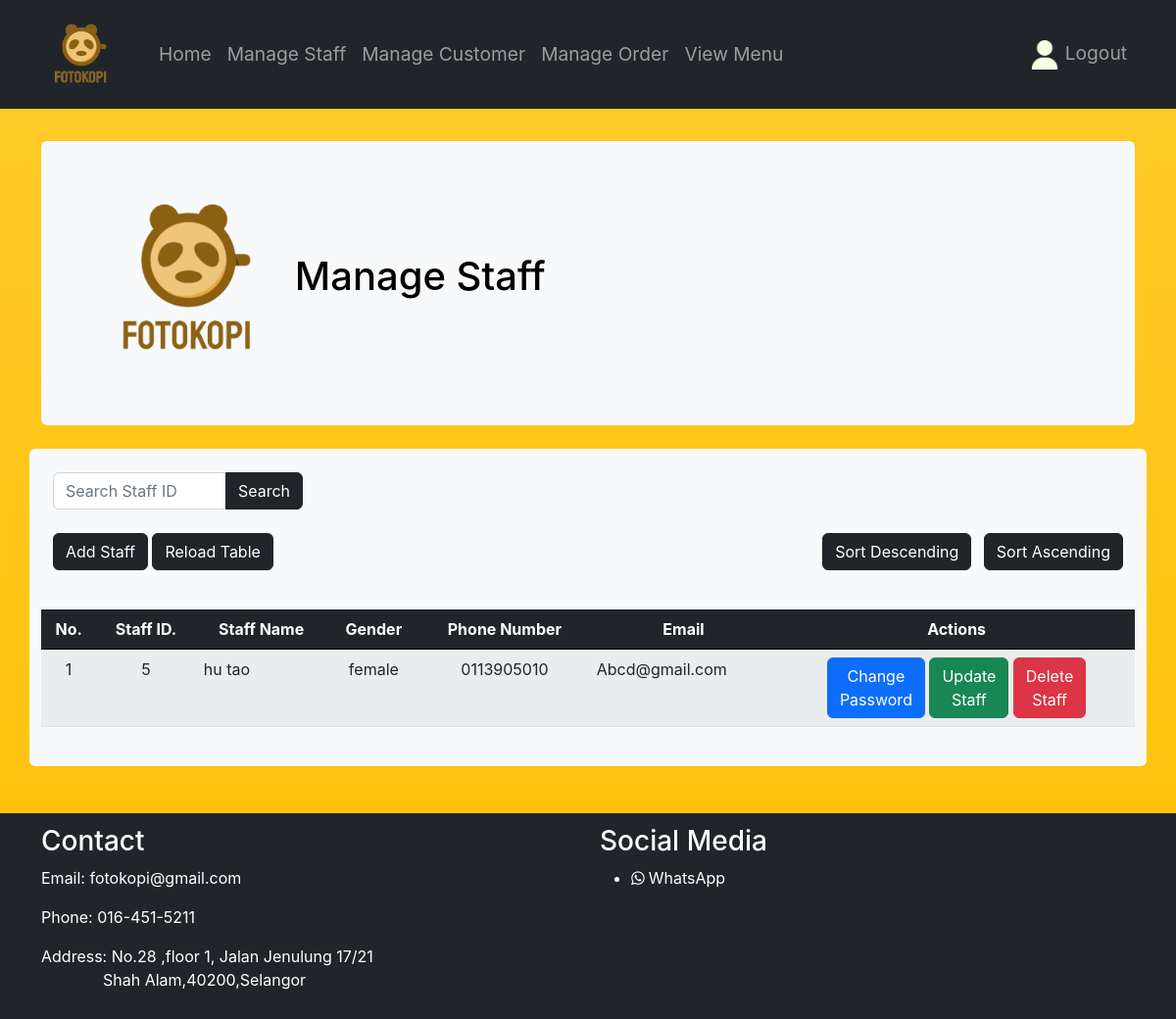
Page /Fotokopi/Staff_Page/manageStaff.php on the earlier database version.
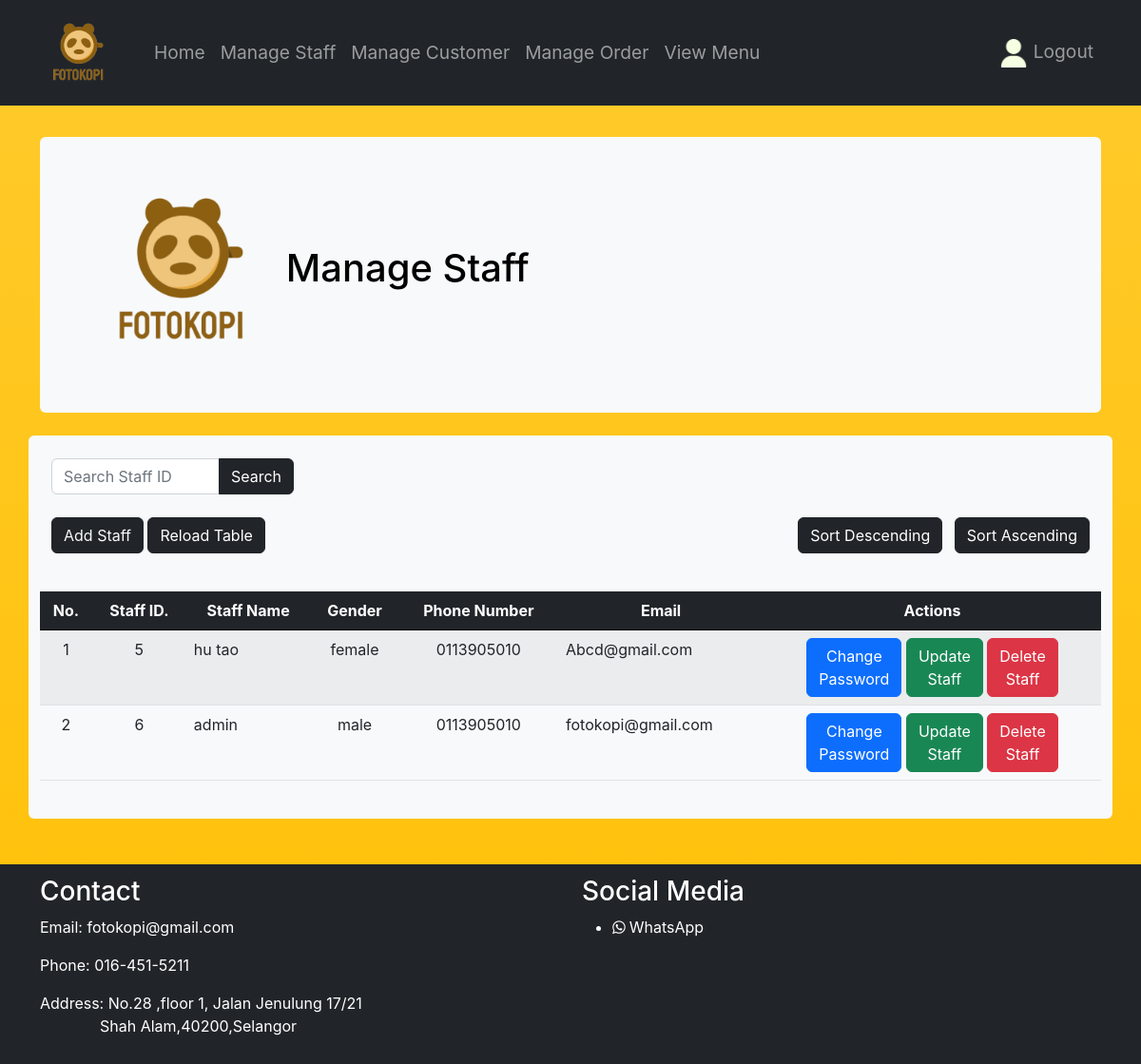
Same page on the later database version.
### tables this page shows
CREATE TABLE `staff` (
  `staffID` int(10) UNSIGNED NOT NULL,
  `staffName` varchar(100) NOT NULL,
  `staffGender` varchar(8) NOT NULL,
  `staffPhoneNum` varchar(20) NOT NULL,
  `staffEmail` varchar(255) NOT NULL,
  `staffPassword` varchar(255) NOT NULL
);

### Fotokopi/Staff_Page/manageStaff.php (the view, shortened to what the changed rows need)
<?php include('partials/menu.php');?>
    <div class="container mt-3">
        <div class="mt-4 p-5 bg-light text-bg-light rounded">
            <h1>
                <img src="../pic/Logo.png" alt="Company Logo" width="200px">
                Manage Staff
            </h1>
        </div>
    </div>
    <br>
    <div class="container bg-light rounded">
        <br>
        <br>
        <br>
        <table class="table table-striped">
            <thead class="table-dark">
                <tr>
                    <th class="text-center">No.</th>
                    <th class="text-center">Staff ID.</th>
                    <th class="text-center">Staff Name</th>
                    <th class="text-center">Gender</th>
                    <th class="text-center">Phone Number</th>
                    <th class="text-center">Email</th>
                    <th class="text-center">Actions</th>
                </tr>
            </thead>
            <tbody>
                <?php
                    if (isset($_POST['search'])) {
                        $searchStaffID = $_POST['staffID'];
                        $sql = "SELECT * FROM staff WHERE staffID = '$searchStaffID'";
                        $res = mysqli_query($conn, $sql);
                        if ($res == TRUE) {
                            $count = mysqli_num_rows($res);
                            $sn = 1;
                            if ($count > 0) {
                                while ($rows = mysqli_fetch_assoc($res)) {
                                    $id = $rows['staffID'];
                                    $staffName = $rows['staffName'];
                                    $gender = $rows['staffGender'];
                                    $phoneNum = $rows['staffPhoneNum'];
                                    $email = $rows['staffEmail'];
                                    ?>
                                    <tr>
                                        <td class="text-center"><?php echo $sn++; ?></td>
                                        <td class="text-center"><?php echo $id; ?></td>
                                        <td><?php echo $staffName; ?></td>
                                        <td class="text-center"><?php echo $gender; ?></td>
                                        <td class="text-center"><?php echo $phoneNum; ?></td>
                                        <td><?php echo $email; ?></td>
                                        <td class="text-center">
                                            <a href="<?php echo SITEURL;?>Staff_Page/changePasswordStaff.php?id=<?php echo $id;?>" class="btn btn-primary blueBtn">Change <br> Password</a>
                                            <a href="<?php echo SITEURL;?>Staff_Page/updateStaff.php?id=<?php echo $id;?>" class="btn btn-success greenBtn">Update <br> Staff</a>
                                            <a href="<?php echo SITEURL;?>Staff_Page/deleteStaff.php?id=<?php echo $id;?>" class="btn btn-danger redBtn">Delete <br> Staff</a>
                                        </td>
                                    </tr>
                                    <?php
                                }
                            } else {
                                echo "<tr><td colspan='6' class='text-center'>No staff found</td></tr>";
                            }
                        }
                    } else {
                        $sql = "SELECT * FROM staff";
                        $res = mysqli_query($conn, $sql);
                        if ($res == TRUE) {
                            $count = mysqli_num_rows($res);
                            $sn = 1;
                            if ($count > 0) {
                                while ($rows = mysqli_fetch_assoc($res)) {
                                    $id = $rows['staffID'];
                                    $staffName = $rows['staffName'];
                                    $gender = $rows['staffGender'];
                                    $phoneNum = $rows['staffPhoneNum'];
                                    $email = $rows['staffEmail'];
                                    ?>
                                    <tr>
                                        <td class="text-center"><?php echo $sn++; ?></td>
                                        <td class="text-center"><?php echo $id; ?></td>
                                        <td><?php echo $staffName; ?></td>
                                        <td class="text-center"><?php echo $gender; ?></td>
                                        <td class="text-center"><?php echo $phoneNum; ?></td>
                                        <td><?php echo $email; ?></td>
                                        <td class="text-center">
                                            <a href="<?php echo SITEURL;?>Staff_Page/changePasswordStaff.php?id=<?php echo $id;?>" class="btn btn-primary blueBtn">Change <br> Password</a>
                                            <a href="<?php echo SITEURL;?>Staff_Page/updateStaff.php?id=<?php echo $id;?>" class="btn btn-success greenBtn">Update <br> Staff</a>
                                            <a href="<?php echo SITEURL;?>Staff_Page/deleteStaff.php?id=<?php echo $id;?>" class="btn btn-danger redBtn">Delete <br> Staff</a>
                                        </td>
                                    </tr>
                                    <?php
                                }
                            } else {
                                echo "<tr><td colspan='6' class='text-center'>No staff found</td></tr>";
                            }
                        }
                    }
                ?>
            </tbody>
        </table>
        <br>
    </div>
    <br><br>
<?php include('partials/footer.php');?>

Differences in the rows shown:
added staff: staffID "6", staffName "admin", staffGender "male", staffPhoneNum "0113905010", staffEmail "fotokopi@gmail.com"
